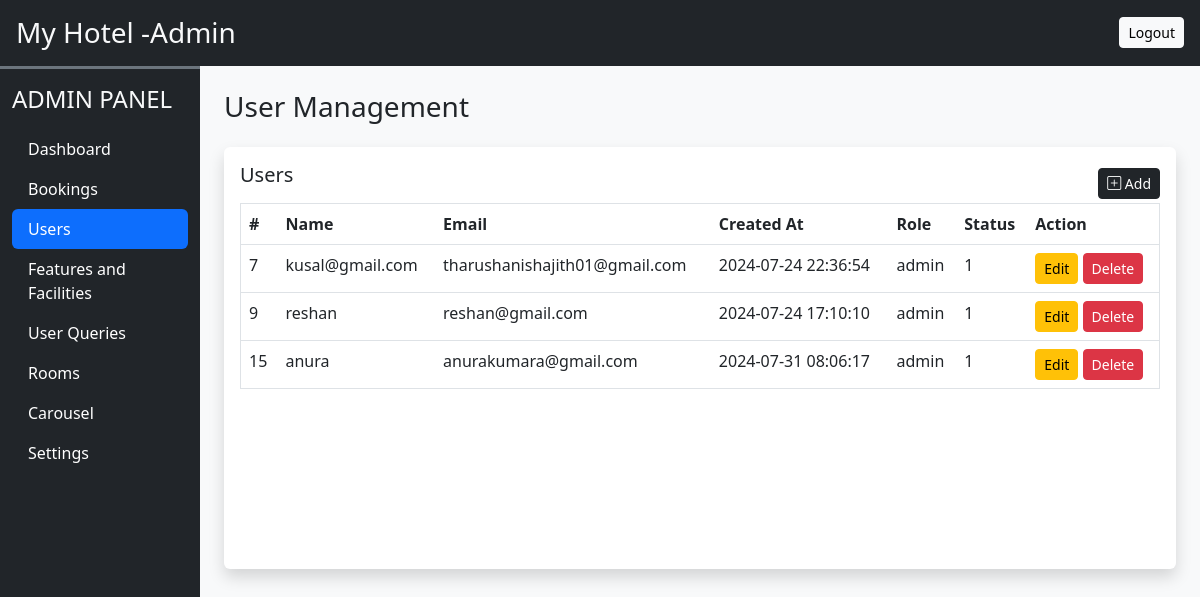
Screenshot of /admin/users.php (signed in) with the database file from the repository.
### tables this page shows
CREATE TABLE `users` (
  `id` int NOT NULL,
  `name` varchar(255) DEFAULT NULL,
  `email` varchar(255) DEFAULT NULL,
  `password` varchar(255) DEFAULT NULL,
  `created_at` varchar(45) NOT NULL,
  `status` tinyint DEFAULT '1',
  `role` varchar(255) DEFAULT NULL
);

### admin/users.php (the view, shortened to what this page needs)
<?php
require('inc/db_config.php');
$query = "SELECT * FROM users WHERE role='admin'";
$res = mysqli_query($con, $query);
$users = [];
while ($row = mysqli_fetch_assoc($res)) {
    $users[] = $row;
}
?>
<!DOCTYPE html>
<html lang="en">
<head>
    <?php require('inc/links.php'); ?>
</head>
<body class="bg-light">
<?php require('inc/header.php'); ?>
<div class="container-fluid" id="main-content">
    <div class="row">
        <div class="col-lg-10 ms-auto p-4 overflow-hidden">
            <h3 class="mb-4">User Management</h3>
            <div class="card border-0 shadow mb-4">
                <div class="card-body">
                    <div class="d-flex align-items-center justify-content-between">
                        <h5 class="card-title m-0 mb-3">Users</h5>
                        <button type="button" class="btn btn-dark shadow-none btn-sm" data-bs-toggle="modal" data-bs-target="#user-modal">
                            <i class="bi bi-plus-square"></i> Add
                        </button>
                    </div>
                    <div class="table-responsive-md" style="height:350px;overflow-y:scroll;">
                        <table class="table table-hover border">
                            <thead>
                            <tr class="bg-dark text-white">
                                <th scope="col">#</th>
                                <th scope="col">Name</th>
                                <th scope="col">Email</th>
                                <th scope="col">Created At</th>
                                <th scope="col">Role</th>
                                <th scope="col">Status</th>
                                <th scope="col">Action</th>
                            </tr>
                            </thead>
                            <tbody>
                            <?php foreach ($users as $user) { ?>
                                <tr>
                                    <td><?php echo $user['id']; ?></td>
                                    <td><?php echo $user['name']; ?></td>
                                    <td><?php echo $user['email']; ?></td>
                                    <td><?php echo $user['created_at']; ?></td>
                                    <td><?php echo $user['role']; ?></td>
                                    <td><?php echo $user['status']; ?></td>
                                    <td>
                                        <button class="btn btn-warning btn-sm" data-bs-toggle="modal" data-bs-target="#user-modal" onclick="populateEditForm(<?php echo $user['id']; ?>, '<?php echo $user['name']; ?>', '<?php echo $user['email']; ?>', '<?php echo $user['role']; ?>', '<?php echo $user['status']; ?>')">Edit</button>
                                        <form method="post" style="display:inline;">
                                            <button type="submit" name="delete" class="btn btn-danger btn-sm">Delete</button>
                                        </form>
                                    </td>
                                </tr>
                            <?php } ?>
                            </tbody>
                        </table>
                    </div>
                </div>
            </div>
        </div>
    </div>
</div>
</body>
</html>

### admin/css/common.css (style rules this page uses)
:root { --teal:#2ec1ac; --teal_hover:#279e8c; }

### rows the page displays
users: id "7", name "kusal@gmail.com", email "tharushanishajith01@gmail.com", created_at "2024-07-24 22:36:54", role "admin", status "1"
users: id "9", name "reshan", email "reshan@gmail.com", created_at "2024-07-24 17:10:10", role "admin", status "1"
users: id "15", name "anura", email "anurakumara@gmail.com", created_at "2024-07-31 08:06:17", role "admin", status "1"
